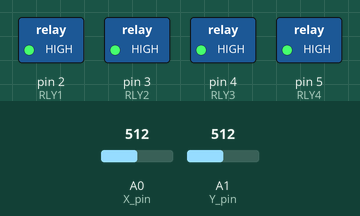
Recording of a sketch running on a simulated Arduino Uno, built with avr-gcc and run on an emulated ATmega328P. On the bench: switched loads named in the sketch (green lamp = pin HIGH). Dashed ring = blinking. The test bench sets the inputs (shaded band); at power-on: A0 (X_pin) = 512, A1 (Y_pin) = 512.

Above: at 1.2 s.
1.3 s: A0 (X_pin) set to 886
2.8 s: A0 (X_pin) set to 910
At 3.2 s:
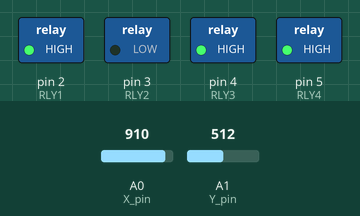
5.8 s: A0 (X_pin) set to 40
At 6.2 s:
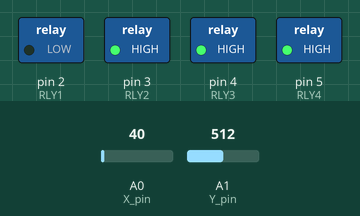
8.8 s: A0 (X_pin) set to 46
11.8 s: A0 (X_pin) set to 56
At 12.8 s:
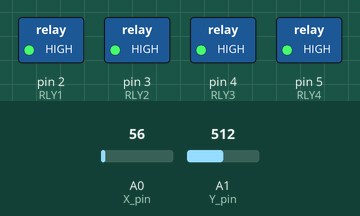
13.3 s: A1 (Y_pin) set to 881
14.8 s: A1 (Y_pin) set to 913
At 15.2 s:
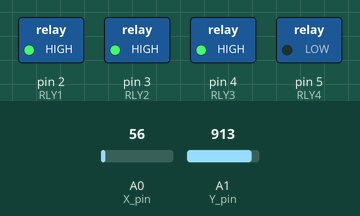
Timing chart, 0 to 18.8 s (numbered marks = the images above; inputs shaded):
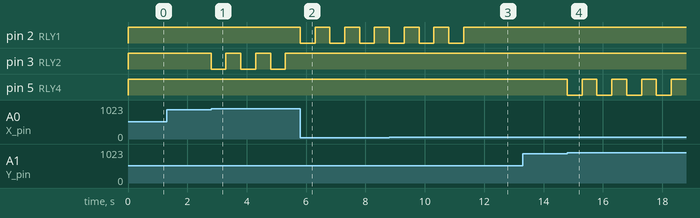

Measured:
- the behaviour switches between 899 and 900 on A0 (X_pin) (found by bisection; images 0 and 1)
- the behaviour switches between 50 and 51 on A0 (X_pin) (found by bisection; images 2 and 3)
- the behaviour switches between 899 and 900 on A1 (Y_pin) (found by bisection; images 3 and 4)
- after the input at 1.3 s, every drawn part: stays the same
- after the input at 2.8 s, pin 3 (RLY2): alternates HIGH for 0.50 s and LOW for 0.50 s, starting at once
- after the input at 5.8 s, pin 2 (RLY1): alternates HIGH for 0.50 s and LOW for 0.50 s, starting at once; pin 3 (RLY2): stops changing and stays HIGH
- after the input at 11.8 s, pin 2 (RLY1): stays HIGH (without the input it goes to LOW after 0.01 s)
- after the input at 13.3 s, every drawn part: stays the same
- after the input at 14.8 s, pin 5 (RLY4): alternates HIGH for 0.50 s and LOW for 0.50 s, starting at once

The sketch:

Joystick_control.ino
```cpp
// Arduino pin numbers
const int X_pin = 0; // analog pin connected to X output
const int Y_pin = 1; // analog pin connected to Y output
const int RLY1 = 2;
const int RLY2 = 3;
const int RLY3 = 4;
const int RLY4 = 5;

void setup() {
  pinMode(RLY1,OUTPUT);
  pinMode(RLY2,OUTPUT);
  pinMode(RLY3,OUTPUT);
  pinMode(RLY4,OUTPUT);
  digitalWrite(RLY1, HIGH);
  digitalWrite(RLY2, HIGH);
  digitalWrite(RLY3, HIGH);
  digitalWrite(RLY4, HIGH);
  Serial.begin(9600);
}

void loop() {

  int X=analogRead(X_pin);
  int Y=analogRead(Y_pin);
  //Serial.println(X);
  //Serial.println(Y);

  if(X<=50)
  {
      digitalWrite (RLY1, (digitalRead(RLY1)== HIGH ? LOW : HIGH));
  delay(500);
  }
  else if(X>=900)
  {
    digitalWrite (RLY2, (digitalRead(RLY2)== HIGH ? LOW : HIGH));
  delay(500);
  }
  else if(Y<=50)
  {
    digitalWrite (RLY3, (digitalRead(RLY3)== HIGH ? LOW : HIGH));
  delay(500);
  }
  else if(Y>=900)
  {
    digitalWrite (RLY4, (digitalRead(RLY4)== HIGH ? LOW : HIGH));
  delay(500);
  }
  else
  {
    delay(10);
  }}
```
